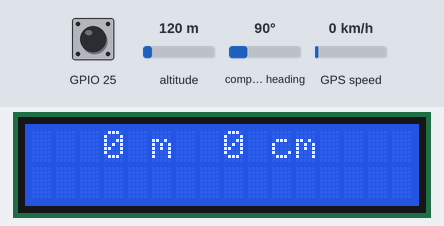
Recording of a program running on a simulated Raspberry Pi (BCM pin numbers). Shown: 16×2 character LCD. The inputs (shaded band) are chosen by the test bench; at power-on: GPIO 25 LOW, altitude 120 m, compass heading 90°, GPS speed 0 km/h. The clock reads 2024-03-15 10:24:30 at power-on unless the program sets it; the GPS gets a fix after 3 s at 37.7749, -122.4194 with 8 satellites; threads take turns every 2 ms; what the program prints to the terminal is not drawn.

Above: at 1.4 s.
1.5 s: GPIO 25 pulsed HIGH 5 times (0.12 s each, 0.3 s apart)
At 2.69 s:
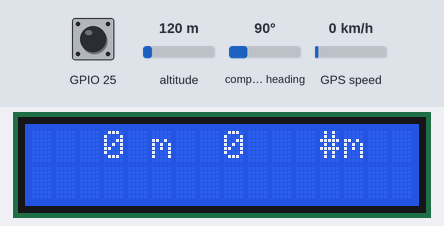
4.5 s: GPIO 25 pulled HIGH for 3.2 s
At 8.1 s:
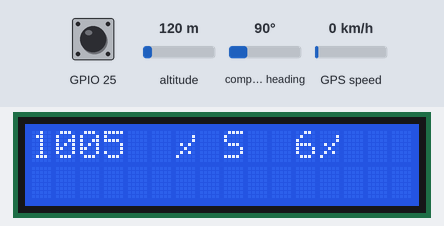
At 10.2 s:
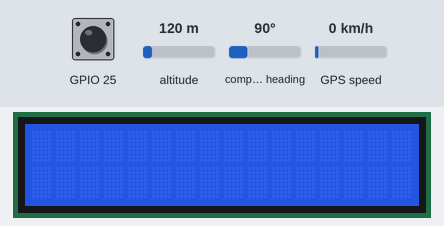
10.3 s: GPIO 25 pulled HIGH for 1.4 s
14.9 s: GPIO 25 pulled HIGH for 1.4 s
19.4 s: GPIO 25 pulled HIGH for 1.4 s
23.9 s: GPIO 25 pulled HIGH for 1.4 s
Timing chart, 0 to 26.9 s (numbered marks = the images above; inputs shaded):
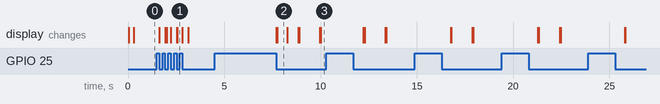

Measured:
- after the input at 1.5 s, the display: first changes after 0.12 s (image 1 shows a later state)
- after the input at 4.5 s, the display: first changes after 3.2 s (image 2 shows a later state)
- what the display in image 2 shows lasts 0.5 s, from 7.8 s to 8.3 s

The program:

satellite_ruler_v1_0.py
```python
#!/usr/bin/env python3

import numpy as np
import RPi.GPIO as GPIO
from time import sleep
import lcddriver
import threading
import gps
import pprint

display = lcddriver.lcd()
zero_coords = np.array([0, 0])
gps_log = [[0, 0, 0]]

# Listen on port 2947 (gpsd) of localhost
session = gps.gps("localhost", "2947")
session.stream(gps.WATCH_ENABLE | gps.WATCH_NEWSTYLE)

#RPi GPIO setup
GPIO.setwarnings(False)
GPIO.setmode(GPIO.BCM)
GPIO.setup(25, GPIO.IN, pull_up_down=GPIO.PUD_DOWN)

# Save time and position data to gps_log
def log_coords():
    global gps_log
    while True:
        try:
            report = session.next()
            # print(report) # Includes all GPS Data
            if report['class'] == 'TPV':
                if hasattr(report, 'time'):
                    timestamp = report.time
                if hasattr(report, 'lat'):
                    lat = round(report.lat, 6)
                if hasattr(report, 'lon'):
                    lon = round(report.lon, 6)
                    gps_log.append([timestamp, lat, lon])
        except KeyError:
            pass

# on RPi button press, sets zero point to measure from.
def button_callback(channel):
    global zero_coords
    display.lcd_clear()
    zero_coords = np.array([gps_log[-1][1], gps_log[-1][2]])

# Converts difference of degrees latitude and longitude to meters
def measure_distance(zero_coords, cur_coords):
    delta = cur_coords - zero_coords  # units: degrees
    degrees_to_meters_conversion = np.array([111190, 74625]) # only at latitudes near Seattle.
    delta_m = delta * degrees_to_meters_conversion  # units: meters
    distance = np.hypot(delta_m[0], delta_m[1])
    return(distance)

thread_object = threading.Thread(target=log_coords)
thread_object.start()
print('GPS log thread started.')

# Detect RPi button press
GPIO.add_event_detect(25, GPIO.FALLING, callback=button_callback)

# Update distance constantly
while True:
    cur_coords = np.array([gps_log[-1][1], gps_log[-1][2]])
    distance = (measure_distance(zero_coords, cur_coords))
    # Displays distance in meters and cm with padding.
    display.lcd_display_string(
        f'{str(int(distance)).rjust(4, " ")} m {str(int(distance % 1 * 100)).rjust(2, " ")} cm        ', 1)
    sleep(.5)
```

lcddriver.py
```python
# Driver library for LCD display. Provided by Ryanteck LTD.
# The procedures below can all be called in your own code!
# You can just stick to the print string one though ;-)

# This is the driver library for the LCD display
# It contains some functions that you can call in your own program
# Just remember that in order to use it you have to import it
# You can do that with the line: import lcddriver
# Make sure that lcddriver is in the same directory though!
# Credit for this code goes to "natbett" of the Raspberry Pi Forum 18/02/13

import i2c_lib
from time import *

# LCD Address
# Usually you will have to use one of the two provided values below.
# If you prefer, you can check your LCD address with the command: "sudo i2cdetect -y 1"
# This is a common LCD address.
ADDRESS = 0x27
# This is another common LCD address.
#ADDRESS = 0x3f

# commands
LCD_CLEARDISPLAY = 0x01
LCD_RETURNHOME = 0x02
LCD_ENTRYMODESET = 0x04
LCD_DISPLAYCONTROL = 0x08
LCD_CURSORSHIFT = 0x10
LCD_FUNCTIONSET = 0x20
LCD_SETCGRAMADDR = 0x40
LCD_SETDDRAMADDR = 0x80

# flags for display entry mode
LCD_ENTRYRIGHT = 0x00
LCD_ENTRYLEFT = 0x02
LCD_ENTRYSHIFTINCREMENT = 0x01
LCD_ENTRYSHIFTDECREMENT = 0x00

# flags for display on/off control
LCD_DISPLAYON = 0x04
LCD_DISPLAYOFF = 0x00
LCD_CURSORON = 0x02
LCD_CURSOROFF = 0x00
LCD_BLINKON = 0x01
LCD_BLINKOFF = 0x00

# flags for display/cursor shift
LCD_DISPLAYMOVE = 0x08
LCD_CURSORMOVE = 0x00
LCD_MOVERIGHT = 0x04
LCD_MOVELEFT = 0x00

# flags for function set
LCD_8BITMODE = 0x10
LCD_4BITMODE = 0x00
LCD_2LINE = 0x08
LCD_1LINE = 0x00
LCD_5x10DOTS = 0x04
LCD_5x8DOTS = 0x00

# flags for backlight control
LCD_BACKLIGHT = 0x08
LCD_NOBACKLIGHT = 0x00

En = 0b00000100 # Enable bit
Rw = 0b00000010 # Read/Write bit
Rs = 0b00000001 # Register select bit

class lcd:
   #initializes objects and lcd
   def __init__(self):
      self.lcd_device = i2c_lib.i2c_device(ADDRESS)

      self.lcd_write(0x03)
      self.lcd_write(0x03)
      self.lcd_write(0x03)
      self.lcd_write(0x02)

      self.lcd_write(LCD_FUNCTIONSET | LCD_2LINE | LCD_5x8DOTS | LCD_4BITMODE)
      self.lcd_write(LCD_DISPLAYCONTROL | LCD_DISPLAYON)
      self.lcd_write(LCD_CLEARDISPLAY)
      self.lcd_write(LCD_ENTRYMODESET | LCD_ENTRYLEFT)
      sleep(0.2)

   # clocks EN to latch command
   def lcd_strobe(self, data):
      self.lcd_device.write_cmd(data | En | LCD_BACKLIGHT)
      sleep(.0005)
      self.lcd_device.write_cmd(((data & ~En) | LCD_BACKLIGHT))
      sleep(.0001)

   def lcd_write_four_bits(self, data):
      self.lcd_device.write_cmd(data | LCD_BACKLIGHT)
      self.lcd_strobe(data)

   # write a command to lcd
   def lcd_write(self, cmd, mode=0):
      self.lcd_write_four_bits(mode | (cmd & 0xF0))
      self.lcd_write_four_bits(mode | ((cmd << 4) & 0xF0))

   # put string function
   def lcd_display_string(self, string, line):
      if line == 1:
         self.lcd_write(0x80)
      if line == 2:
         self.lcd_write(0xC0)
      if line == 3:
         self.lcd_write(0x94)
      if line == 4:
         self.lcd_write(0xD4)

      for char in string:
         self.lcd_write(ord(char), Rs)

   # clear lcd and set to home
   def lcd_clear(self):
      self.lcd_write(LCD_CLEARDISPLAY)
      self.lcd_write(LCD_RETURNHOME)
```

i2c_lib.py
```python
import smbus
from time import *

class i2c_device:
   def __init__(self, addr, port=1):
      self.addr = addr
      self.bus = smbus.SMBus(port)

# Write a single command
   def write_cmd(self, cmd):
      self.bus.write_byte(self.addr, cmd)
      sleep(0.0001)

# Write a command and argument
   def write_cmd_arg(self, cmd, data):
      self.bus.write_byte_data(self.addr, cmd, data)
      sleep(0.0001)

# Write a block of data
   def write_block_data(self, cmd, data):
      self.bus.write_block_data(self.addr, cmd, data)
      sleep(0.0001)

# Read a single byte
   def read(self):
      return self.bus.read_byte(self.addr)

# Read
   def read_data(self, cmd):
      return self.bus.read_byte_data(self.addr, cmd)

# Read a block of data
   def read_block_data(self, cmd):
      return self.bus.read_block_data(self.addr, cmd)
```
